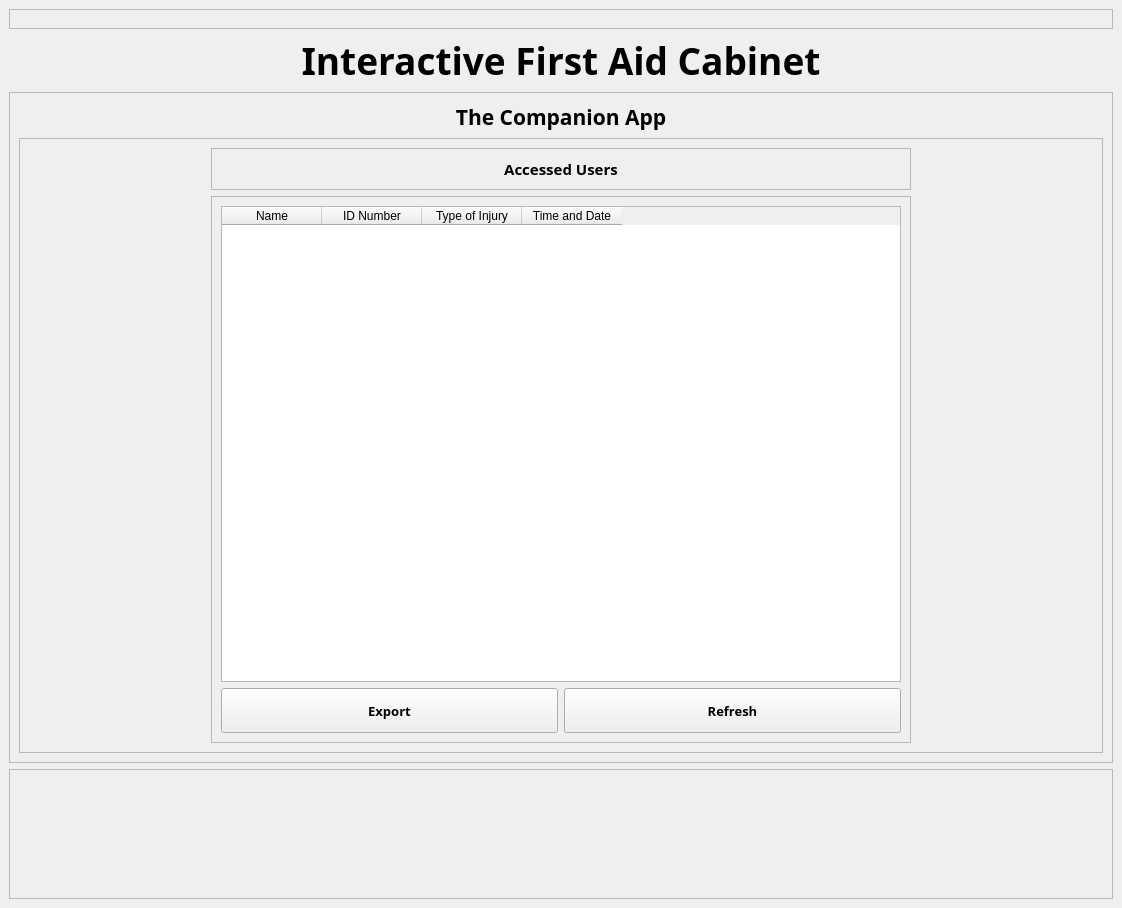
<?xml version="1.0" encoding="UTF-8"?>
<ui version="4.0">
 <class>CompanionApp</class>
 <widget class="QMainWindow" name="CompanionApp">
  <property name="geometry">
   <rect>
    <x>0</x>
    <y>0</y>
    <width>1122</width>
    <height>908</height>
   </rect>
  </property>
  <property name="windowTitle">
   <string>MainWindow</string>
  </property>
  <widget class="QWidget" name="widget">
   <layout class="QGridLayout" name="gridLayout_2">
    <item row="0" column="0">
     <widget class="QFrame" name="frameTitle">
      <property name="frameShape">
       <enum>QFrame::StyledPanel</enum>
      </property>
      <property name="frameShadow">
       <enum>QFrame::Raised</enum>
      </property>
      <layout class="QGridLayout" name="gridLayout_8"/>
     </widget>
    </item>
    <item row="2" column="0">
     <widget class="QFrame" name="framesSecond">
      <property name="frameShape">
       <enum>QFrame::StyledPanel</enum>
      </property>
      <property name="frameShadow">
       <enum>QFrame::Raised</enum>
      </property>
      <layout class="QGridLayout" name="gridLayout_7">
       <item row="1" column="0">
        <widget class="QLabel" name="label">
         <property name="font">
          <font>
           <family>Unispace</family>
           <pointsize>16</pointsize>
           <weight>75</weight>
           <bold>true</bold>
          </font>
         </property>
         <property name="text">
          <string>The Companion App</string>
         </property>
         <property name="alignment">
          <set>Qt::AlignHCenter|Qt::AlignTop</set>
         </property>
        </widget>
       </item>
       <item row="2" column="0">
        <widget class="QFrame" name="frameTable">
         <property name="frameShape">
          <enum>QFrame::StyledPanel</enum>
         </property>
         <property name="frameShadow">
          <enum>QFrame::Raised</enum>
         </property>
         <layout class="QGridLayout" name="gridLayout_5">
          <item row="0" column="0">
           <widget class="QFrame" name="frame_3">
            <property name="frameShape">
             <enum>QFrame::StyledPanel</enum>
            </property>
            <property name="frameShadow">
             <enum>QFrame::Raised</enum>
            </property>
            <layout class="QGridLayout" name="gridLayout_3">
             <item row="0" column="0">
              <widget class="QLabel" name="tableTitle_1">
               <property name="font">
                <font>
                 <family>Unispace</family>
                 <pointsize>11</pointsize>
                 <weight>75</weight>
                 <bold>true</bold>
                </font>
               </property>
               <property name="text">
                <string>Accessed Users</string>
               </property>
               <property name="alignment">
                <set>Qt::AlignBottom|Qt::AlignHCenter</set>
               </property>
              </widget>
             </item>
            </layout>
           </widget>
          </item>
          <item row="1" column="0">
           <widget class="QFrame" name="frameTableList">
            <property name="maximumSize">
             <size>
              <width>700</width>
              <height>16777215</height>
             </size>
            </property>
            <property name="frameShape">
             <enum>QFrame::StyledPanel</enum>
            </property>
            <property name="frameShadow">
             <enum>QFrame::Raised</enum>
            </property>
            <layout class="QGridLayout" name="gridLayout">
             <item row="0" column="0" colspan="2">
              <widget class="QTableWidget" name="tableWidget">
               <property name="minimumSize">
                <size>
                 <width>0</width>
                 <height>0</height>
                </size>
               </property>
               <property name="maximumSize">
                <size>
                 <width>16777215</width>
                 <height>16777215</height>
                </size>
               </property>
               <property name="editTriggers">
                <set>QAbstractItemView::NoEditTriggers</set>
               </property>
               <property name="showGrid">
                <bool>true</bool>
               </property>
               <attribute name="horizontalHeaderVisible">
                <bool>true</bool>
               </attribute>
               <column>
                <property name="text">
                 <string>Name</string>
                </property>
               </column>
               <column>
                <property name="text">
                 <string>ID Number</string>
                </property>
               </column>
               <column>
                <property name="text">
                 <string>Type of Injury</string>
                </property>
               </column>
               <column>
                <property name="text">
                 <string>Time and Date</string>
                </property>
               </column>
              </widget>
             </item>
             <item row="1" column="0">
              <widget class="QPushButton" name="pushButton">
               <property name="minimumSize">
                <size>
                 <width>0</width>
                 <height>45</height>
                </size>
               </property>
               <property name="maximumSize">
                <size>
                 <width>16777215</width>
                 <height>45</height>
                </size>
               </property>
               <property name="font">
                <font>
                 <family>Unispace</family>
                 <pointsize>10</pointsize>
                 <weight>75</weight>
                 <bold>true</bold>
                </font>
               </property>
               <property name="text">
                <string>Export</string>
               </property>
              </widget>
             </item>
             <item row="1" column="1">
              <widget class="QPushButton" name="pushButton_2">
               <property name="minimumSize">
                <size>
                 <width>0</width>
                 <height>45</height>
                </size>
               </property>
               <property name="maximumSize">
                <size>
                 <width>16777215</width>
                 <height>45</height>
                </size>
               </property>
               <property name="font">
                <font>
                 <family>Unispace</family>
                 <pointsize>10</pointsize>
                 <weight>75</weight>
                 <bold>true</bold>
                </font>
               </property>
               <property name="text">
                <string>Refresh</string>
               </property>
              </widget>
             </item>
            </layout>
           </widget>
          </item>
         </layout>
        </widget>
       </item>
      </layout>
     </widget>
    </item>
    <item row="4" column="0">
     <widget class="QFrame" name="frame">
      <property name="frameShape">
       <enum>QFrame::StyledPanel</enum>
      </property>
      <property name="frameShadow">
       <enum>QFrame::Raised</enum>
      </property>
      <layout class="QGridLayout" name="gridLayout_9">
       <item row="0" column="0">
        <widget class="QLabel" name="label_7">
         <property name="minimumSize">
          <size>
           <width>110</width>
           <height>110</height>
          </size>
         </property>
         <property name="maximumSize">
          <size>
           <width>110</width>
           <height>110</height>
          </size>
         </property>
         <property name="text">
          <string/>
         </property>
         <property name="pixmap">
          <pixmap>110x110 TUP LOGO.png</pixmap>
         </property>
        </widget>
       </item>
       <item row="0" column="1">
        <widget class="QLabel" name="label_5">
         <property name="minimumSize">
          <size>
           <width>110</width>
           <height>110</height>
          </size>
         </property>
         <property name="maximumSize">
          <size>
           <width>110</width>
           <height>110</height>
          </size>
         </property>
         <property name="text">
          <string/>
         </property>
         <property name="pixmap">
          <pixmap>110x110 CROSS.png</pixmap>
         </property>
        </widget>
       </item>
       <item row="0" column="2">
        <widget class="QLabel" name="label_6">
         <property name="minimumSize">
          <size>
           <width>86</width>
           <height>110</height>
          </size>
         </property>
         <property name="maximumSize">
          <size>
           <width>86</width>
           <height>110</height>
          </size>
         </property>
         <property name="text">
          <string/>
         </property>
         <property name="pixmap">
          <pixmap>86x110 raspie.png</pixmap>
         </property>
        </widget>
       </item>
      </layout>
     </widget>
    </item>
    <item row="1" column="0">
     <widget class="QLabel" name="Title">
      <property name="font">
       <font>
        <family>Unispace</family>
        <pointsize>28</pointsize>
        <weight>75</weight>
        <bold>true</bold>
       </font>
      </property>
      <property name="frameShape">
       <enum>QFrame::NoFrame</enum>
      </property>
      <property name="text">
       <string>Interactive First Aid Cabinet</string>
      </property>
      <property name="alignment">
       <set>Qt::AlignCenter</set>
      </property>
     </widget>
    </item>
   </layout>
  </widget>
 </widget>
 <resources/>
 <connections/>
</ui>
